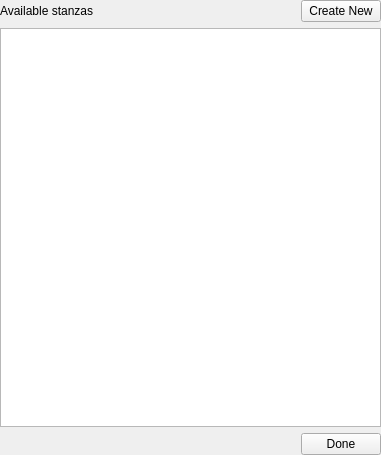
<?xml version="1.0" encoding="UTF-8"?>
<ui version="4.0">
 <class>StanzaManagerActivity</class>
 <widget class="QWidget" name="StanzaManagerActivity">
  <property name="geometry">
   <rect>
    <x>0</x>
    <y>0</y>
    <width>381</width>
    <height>455</height>
   </rect>
  </property>
  <property name="windowTitle">
   <string>Form</string>
  </property>
  <layout class="QVBoxLayout" name="verticalLayout">
   <property name="leftMargin">
    <number>0</number>
   </property>
   <property name="topMargin">
    <number>0</number>
   </property>
   <property name="rightMargin">
    <number>0</number>
   </property>
   <property name="bottomMargin">
    <number>0</number>
   </property>
   <item>
    <layout class="QHBoxLayout" name="horizontalLayout_2" stretch="1,0">
     <item>
      <widget class="QLabel" name="label">
       <property name="text">
        <string>Available stanzas</string>
       </property>
      </widget>
     </item>
     <item>
      <widget class="QPushButton" name="pushButtonCreate">
       <property name="text">
        <string>Create New</string>
       </property>
      </widget>
     </item>
    </layout>
   </item>
   <item>
    <widget class="QListView" name="listViewStanzas">
     <property name="alternatingRowColors">
      <bool>true</bool>
     </property>
     <property name="gridSize">
      <size>
       <width>32</width>
       <height>32</height>
      </size>
     </property>
    </widget>
   </item>
   <item>
    <layout class="QHBoxLayout" name="horizontalLayout">
     <item>
      <spacer name="horizontalSpacer">
       <property name="orientation">
        <enum>Qt::Orientation::Horizontal</enum>
       </property>
       <property name="sizeHint" stdset="0">
        <size>
         <width>40</width>
         <height>20</height>
        </size>
       </property>
      </spacer>
     </item>
     <item>
      <widget class="QPushButton" name="pushButtonDone">
       <property name="text">
        <string>Done</string>
       </property>
      </widget>
     </item>
    </layout>
   </item>
  </layout>
 </widget>
 <resources/>
 <connections>
  <connection>
   <sender>pushButtonCreate</sender>
   <signal>clicked()</signal>
   <receiver>StanzaManagerActivity</receiver>
   <slot>create()</slot>
   <hints>
    <hint type="sourcelabel">
     <x>1027</x>
     <y>13</y>
    </hint>
    <hint type="destinationlabel">
     <x>534</x>
     <y>610</y>
    </hint>
   </hints>
  </connection>
  <connection>
   <sender>pushButtonDone</sender>
   <signal>clicked()</signal>
   <receiver>StanzaManagerActivity</receiver>
   <slot>done()</slot>
   <hints>
    <hint type="sourcelabel">
     <x>1027</x>
     <y>1208</y>
    </hint>
    <hint type="destinationlabel">
     <x>534</x>
     <y>610</y>
    </hint>
   </hints>
  </connection>
 </connections>
 <slots>
  <slot>create()</slot>
  <slot>done()</slot>
 </slots>
</ui>
